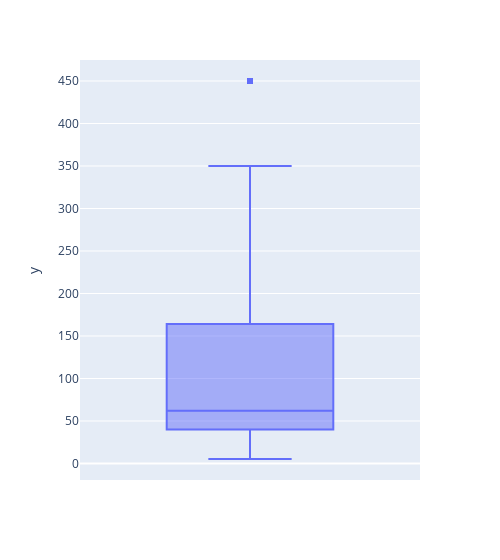

Notebook source saved alongside this figure:
### Code cell
px.box(y=df_filtered['Price'], width=500)

### Figure 1 — Plotly figure (JSON) as saved in the notebook; plotly's stock layout.template omitted (floating-point values rounded to 4 significant figures; data arrays with more than 128 entries replaced by an {"elided": "..."} marker saying what was removed)
{"data": [{"alignmentgroup": "True", "hovertemplate": "y=%{y}<extra></extra>", "legendgroup": "", "marker": {"color": "#636efa"}, "name": "", "notched": false, "offsetgroup": "", "orientation": "v", "showlegend": false, "type": "box", "x0": " ", "xaxis": "x", "y": {"elided": "949 float values"}, "y0": " ", "yaxis": "y"}], "layout": {"boxmode": "group", "legend": {"tracegroupgap": 0}, "margin": {"t": 60}, "width": 500, "xaxis": {"anchor": "y", "domain": [0, 1]}, "yaxis": {"anchor": "x", "domain": [0, 1], "title": {"text": "y"}}}}
